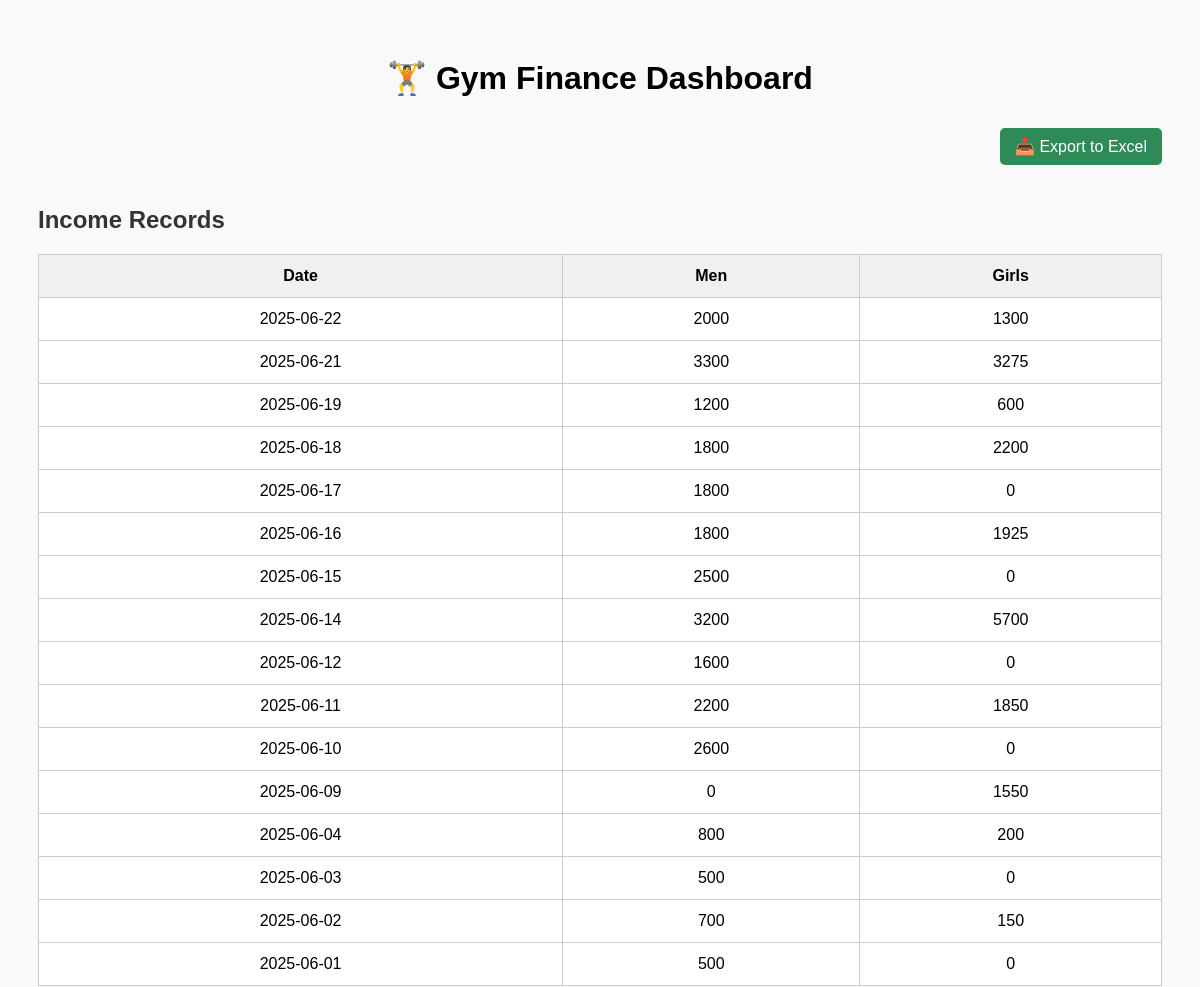
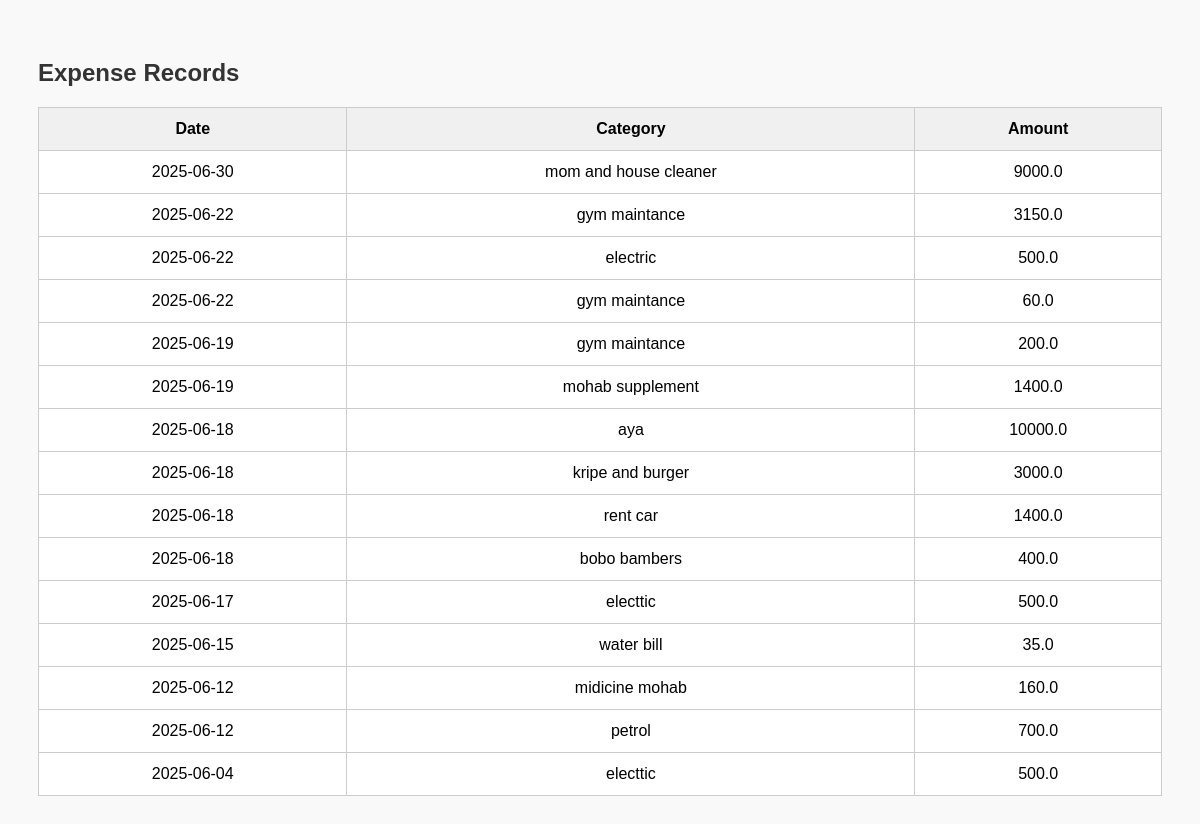
Page /dashboard on the earlier database version (2 pictures, top to bottom).
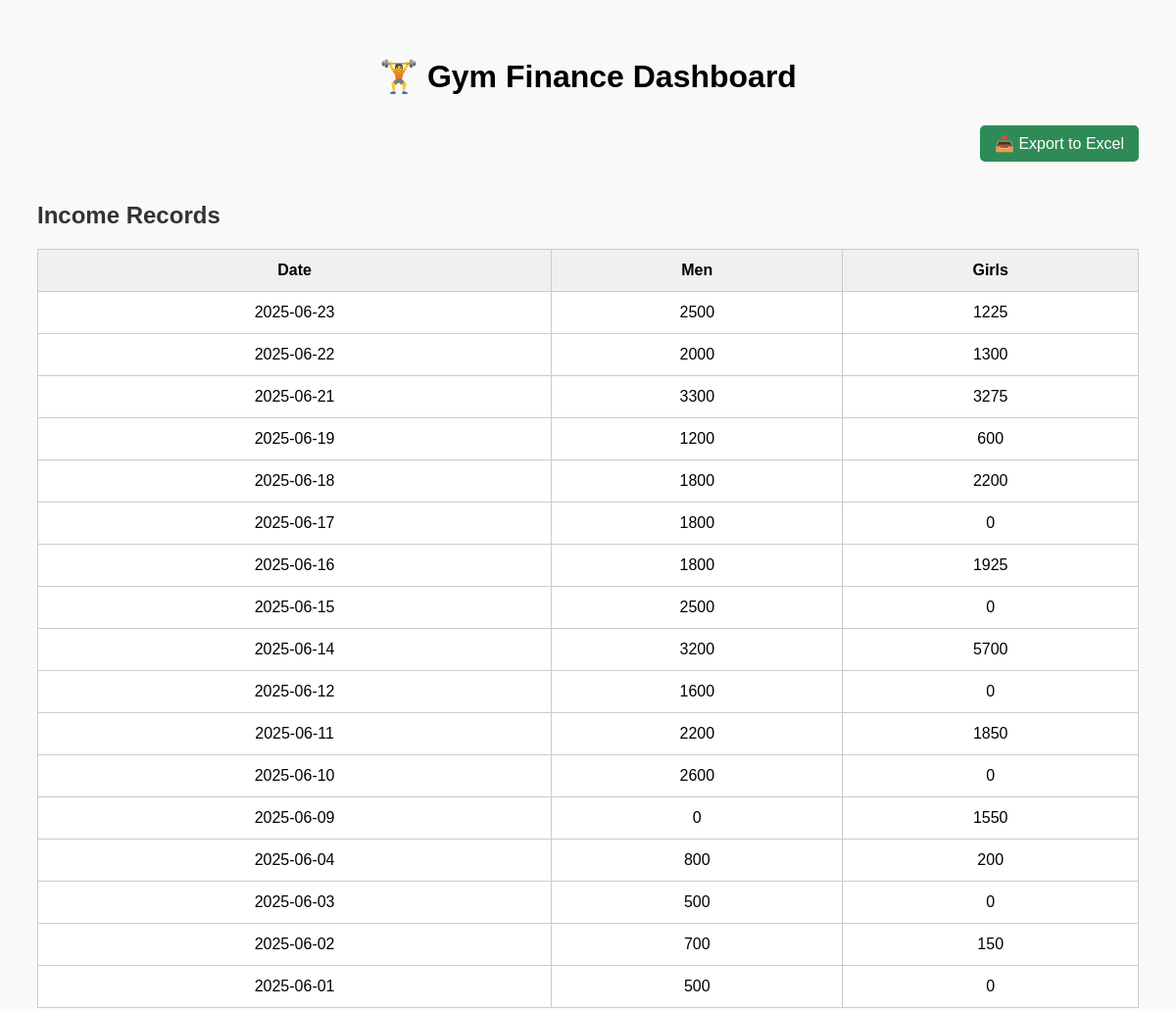
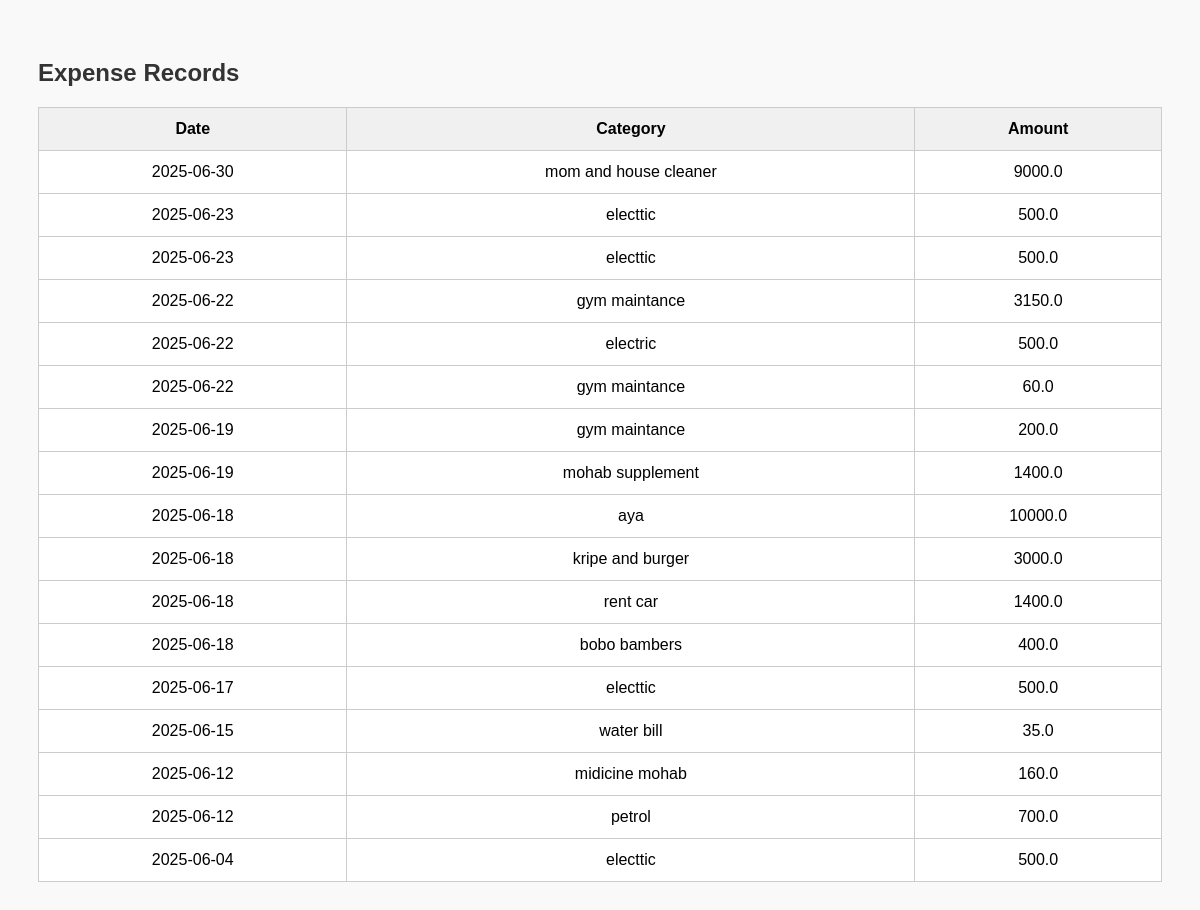
Same page on the later database version (2 pictures, top to bottom).
### app.py (models this page shows)
class Income(db.Model):
    id = db.Column(db.Integer, primary_key=True)
    date = db.Column(db.Date, nullable=False)
    men = db.Column(db.Integer, nullable=False)
    girls = db.Column(db.Integer, nullable=False)

class Expense(db.Model):
    id = db.Column(db.Integer, primary_key=True)
    date = db.Column(db.Date, nullable=False)
    category = db.Column(db.String(50), nullable=False)
    amount = db.Column(db.Float, nullable=False)

### app.py (the view)
@app.route('/dashboard')
def dashboard():
    incomes = Income.query.order_by(Income.date.desc()).all()
    expenses = Expense.query.order_by(Expense.date.desc()).all()
    return render_template('dashboard.html', income_records=incomes, expense_records=expenses)

### templates/dashboard.html (shortened to what this page needs)
<!DOCTYPE html>
<html lang="en">
<head>
</head>
<body>
    <h1>🏋️ Gym Finance Dashboard</h1>
    <div class="export-link">
        <a href="{{ url_for('export_excel') }}">📥 Export to Excel</a>
    </div>
    <div class="section">
        <h2>Income Records</h2>
        <table>
            <thead>
                <tr>
                    <th>Date</th>
                    <th>Men</th>
                    <th>Girls</th>
                </tr>
            </thead>
            <tbody>
                {% for income in income_records %}
                <tr>
                    <td>{{ income.date.strftime('%Y-%m-%d') }}</td>
                    <td>{{ income.men }}</td>
                    <td>{{ income.girls }}</td>
                </tr>
                {% else %}
                <tr><td colspan="3">No income records found.</td></tr>
                {% endfor %}
            </tbody>
        </table>
    </div>
    <div class="section">
        <h2>Expense Records</h2>
        <table>
            <thead>
                <tr>
                    <th>Date</th>
                    <th>Category</th>
                    <th>Amount</th>
                </tr>
            </thead>
            <tbody>
                {% for expense in expense_records %}
                <tr>
                    <td>{{ expense.date.strftime('%Y-%m-%d') }}</td>
                    <td>{{ expense.category }}</td>
                    <td>{{ expense.amount }}</td>
                </tr>
                {% else %}
                <tr><td colspan="3">No expense records found.</td></tr>
                {% endfor %}
            </tbody>
        </table>
    </div>
</body>
</html>

### templates/dashboard.html (style rules this page uses)
body { font-family: Arial, sans-serif; padding: 30px; background-color: #f9f9f9; }
h1 { text-align: center; margin-bottom: 40px; }
h2 { margin-top: 50px; color: #333; }
table { width: 100%; border-collapse: collapse; margin-top: 15px; background-color: #fff; }
th, td { padding: 12px; border: 1px solid #ccc; text-align: center; }
th { background-color: #f0f0f0; }
.section { margin-bottom: 60px; }
.export-link { text-align: right; margin-bottom: 20px; }
.export-link a { text-decoration: none; background-color: #2e8b57; color: white; padding: 10px 15px; border-radius: 5px; }

Differences in the rows shown:
added Income: date "2025-06-23", men "2500", girls "1225"
added Expense: date "2025-06-23", category "electtic", amount "500.0"
added Expense: date "2025-06-23", category "electtic", amount "500.0"
